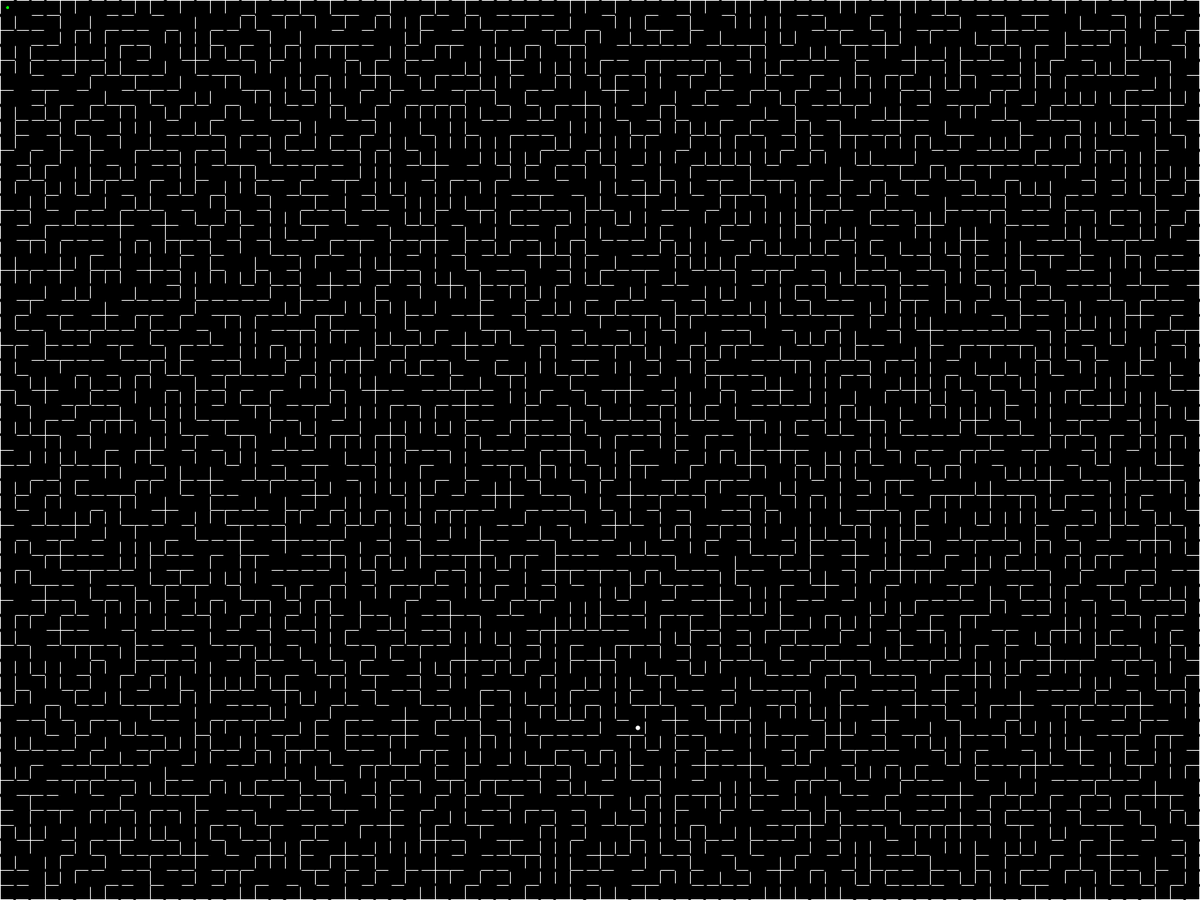
Frame 1 (no input)
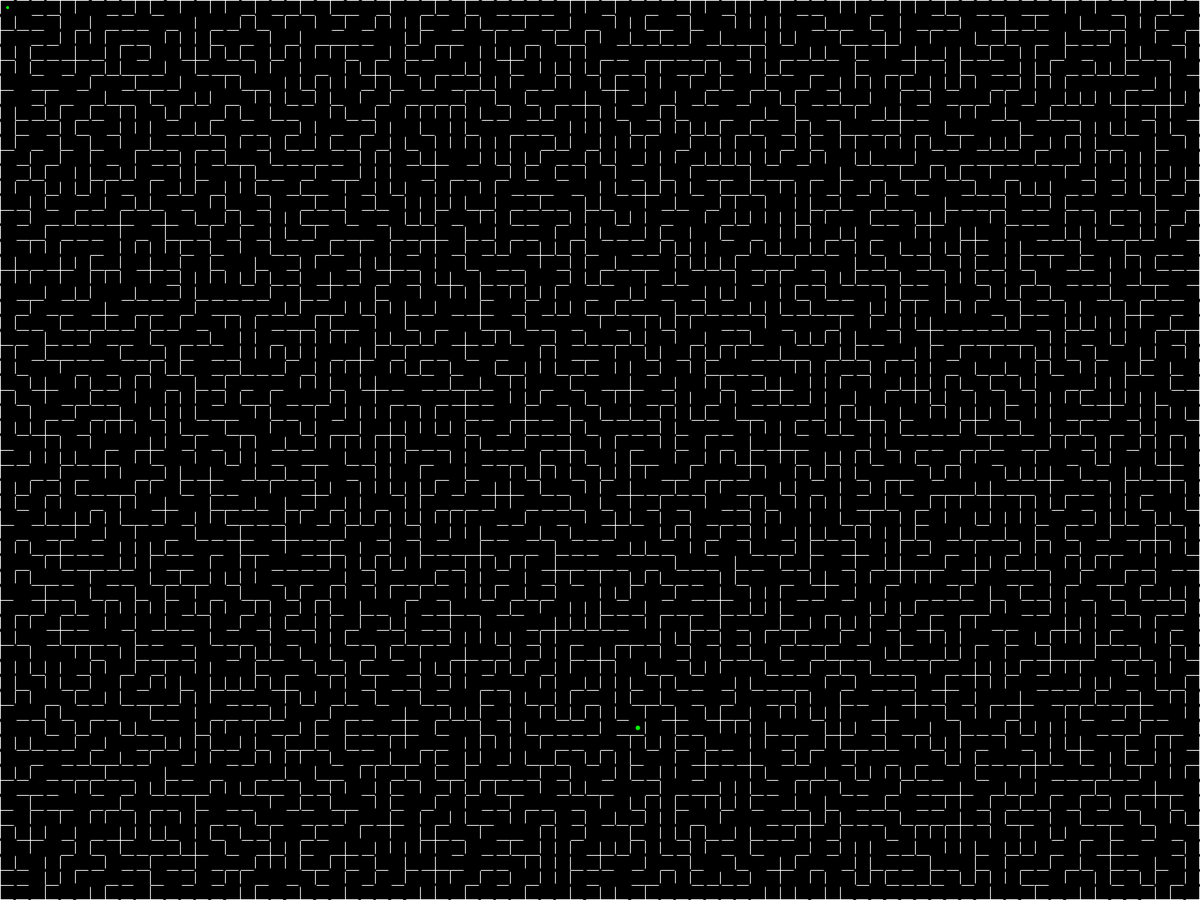
Frame 60 (the mouse pressed at the canvas centre just before this capture)
Frame 120 (the mouse held since frame 60 and released just before this capture): identical to frame 60, image omitted

The Processing sketch that drew these frames (run headless with seeded random() and noise(); from frame 60 on, the mouse is pressed at the canvas centre):

// Processing sketch: main
// ── main.pde
import java.util.ArrayList;
import java.util.HashMap;

public enum MazeDirection {
  MAZEUP, MAZEDOWN, MAZELEFT, MAZERIGHT, SELF
}

int grid_resolution = 20;
int grid_width;
int grid_height;
int minotaur_speed = 10;

Maze maze;
SearchGrid search_grid;
Player player;

void setup(){
  fullScreen();
  
  grid_width = width / grid_resolution;
  grid_height = height / grid_resolution;
  
  player = new Player();
  maze = new Maze();
  search_grid = new SearchGrid();
  
  
  
  maze.mutate(grid_width  * grid_height * grid_height);
}


boolean is_battling = false;
boolean is_routefinding = false;
boolean displaying_flood = false;

void draw(){
  // Draw Grid
  background(0);
  stroke(255);
  draw_grid();

  
  // Draw Maze
  maze.display();

  
  if (is_battling){
    maze.mutate(minotaur_speed);

  }
  
  if (is_routefinding){
    search_grid.grid_reset();
    search_grid.complete_flood();
    search_grid.display_path();
  }
  
  player.display();
  
}

void keyPressed(){
  if (key == ' '){
    maze.mutate(minotaur_speed);
  }
  
  if (key == ENTER){
    is_routefinding = !is_routefinding;
  }
  
  
  if (key == 's'){
    is_battling = !is_battling;
  }
  
  if (key == 'd'){
      displaying_flood = !displaying_flood;
    }
  
  if (key == 'r'){
    player.x = 0;
    player.y = 0;
    maze.mutate(grid_width  * grid_height * grid_height);
  }
  
  if (key == CODED){
    
    if (keyCode == UP){
      player.move("up");
    }
    if (keyCode == RIGHT){
      player.move("right");
    }
    if (keyCode == DOWN){
      player.move("down");
    }
    if (keyCode == LEFT){
      player.move("left");
    }
  }
}
  

// ── DrawDirection.pde



void draw_direction(MazeDirection direction, int x, int y){
  

  pushMatrix();
  
  // rotate to point in correct direction
  float half_grid_resolution = grid_resolution/2;
  translate(x * grid_resolution + half_grid_resolution,y * grid_resolution + half_grid_resolution);
  
  // SearchAlgorithmStuff
  if (displaying_flood){
    fill(0,255,0);
    text(search_grid.grid[x][y], 0, 0);
    fill(0);
  }
  
  // Draw nothing if cell goes nowhere
  if (direction == MazeDirection.SELF){
    circle(0, 0, half_grid_resolution);
    popMatrix();
    return;
  }

  switch (direction){
    case MAZEUP:
      break;
    case MAZERIGHT:
      rotate(PI/2);
        break;
    case MAZEDOWN:
      rotate(PI);
        break;
    case MAZELEFT:
      rotate(3 * PI/2);
      break;
    case SELF:
    translate(-x, -y);
      return;
  }
  
  // Draw and pop
  line(-half_grid_resolution, -half_grid_resolution, half_grid_resolution-2, -half_grid_resolution);

  popMatrix();
}

void draw_grid(){
  for (int x = 0; x < width; x += grid_resolution) {
    // Draw vertical lines
    line(x, 0, x, height);
  }
  for (int y = 0; y < height; y += grid_resolution) {
    // Draw vertical lines
    line(0, y, width, y);
  }
  
  line(width, height-1, 0, height-1);
  line(width-1, height, width-1, 0);
}

// ── Maze.pde


class Maze{
  ArrayList<ArrayList<MazeDirection>> mazeArray = new ArrayList<>();
  
  int[] end_cell = {0, 0};
  int just_visited = 0;
  
  Maze(){
    for (int x = 0; x < grid_width; x++){
      mazeArray.add(new ArrayList<MazeDirection>());
      for (int y = 0; y < grid_height; y++){
        if (x == 0){
          if (y == 0){
          mazeArray.get(x).add(MazeDirection.SELF);
          }
          else{
            mazeArray.get(x).add(MazeDirection.MAZEUP);
          }
        }
        else{
          mazeArray.get(x).add(MazeDirection.MAZELEFT);
        }
      }
    }
  }
  
  void display(){
    stroke(0,0,0);
    strokeWeight(4);
    for (int x = 0; x < grid_width; x++){
      for (int y = 0; y < grid_height; y++){
        MazeDirection cell_direction = mazeArray.get(x).get(y);
        draw_direction(cell_direction, x, y);
      }
    }
    strokeWeight(1);
  }
  
  // {MazeDirection.MAZEUP, MazeDirection.MAZEDOWN, MazeDirection.MAZELEFT, MazeDirection.MAZERIGHT}
  
  void mutate(){
    boolean[] options = {true, true, true, true};
    MazeDirection new_value;
    
    options[just_visited] = false;
    
    // Remove options if there's no cell their
    if (end_cell[0] == 0){
      options[3] = false; // Remove up if on the top row
    }
    if (end_cell[1] == 0){
      options[0] = false; // Remove LEFT if on left column
    }
    if (end_cell[0] == grid_width - 1){
      options[1] = false; // Remove RIGHT if on RIGHT column
    }
    if (end_cell[1] == grid_height - 1){
      options[2] = false; // Remove DOWN if on BOTTOM column
    }
    
    // choose a random option from those remaining.
    boolean new_value_found = false;
    int new_value_index = 0;
    while (new_value_found == false){
      new_value_index = (int) random(0,4);
      if (options[new_value_index]){
        new_value_found = true;
      }
    }

    // Change cell values based on the option chosen
    switch (new_value_index){
      case 0: // UP
        mazeArray.get(end_cell[0]).set(end_cell[1] - 1, MazeDirection.SELF);
        mazeArray.get(end_cell[0]).set(end_cell[1], MazeDirection.MAZEUP);
        end_cell = new int[]{end_cell[0], end_cell[1] - 1};
        just_visited = 2;
        break;
       case 1: // RIGHT
        mazeArray.get(end_cell[0] + 1 ).set(end_cell[1], MazeDirection.SELF);
        mazeArray.get(end_cell[0]).set(end_cell[1], MazeDirection.MAZERIGHT);
        end_cell = new int[]{end_cell[0] + 1, end_cell[1]};
        just_visited = 3;
        break;
       case 2: // DOWN
        mazeArray.get(end_cell[0]).set(end_cell[1] + 1, MazeDirection.SELF);
        mazeArray.get(end_cell[0]).set(end_cell[1], MazeDirection.MAZEDOWN);
        end_cell = new int[]{end_cell[0], end_cell[1] + 1};
        just_visited = 0;
        break;
       case 3: // LEFT
        mazeArray.get(end_cell[0] - 1 ).set(end_cell[1], MazeDirection.SELF);
        mazeArray.get(end_cell[0]).set(end_cell[1], MazeDirection.MAZELEFT);
        end_cell = new int[]{end_cell[0] - 1, end_cell[1]};
        just_visited = 1;
        break;
    }
  }
  
  void mutate(int mutations){
    for (int i = 0; i < mutations; i++){
      mutate();
    }
  }
  
  HashMap<MazeDirection, Boolean> get_neighbours(int x, int y){
    
    // Create a hashmap to store all the values MAZE
    HashMap<MazeDirection, Boolean> neighbours = new HashMap<MazeDirection, Boolean>();
    neighbours.put(MazeDirection.MAZEUP, true);
    neighbours.put(MazeDirection.MAZEDOWN, true);
    neighbours.put(MazeDirection.MAZELEFT, true);
    neighbours.put(MazeDirection.MAZERIGHT, true);
    
    // can't go to edges.
    if (x == 0)               {neighbours.put(MazeDirection.MAZELEFT, false) ;};
    if (x == grid_width - 1)  {neighbours.put(MazeDirection.MAZERIGHT, false);};
    if (y == 0)               {neighbours.put(MazeDirection.MAZEUP, false)   ;};
    if (y == grid_height - 1) {neighbours.put(MazeDirection.MAZEDOWN, false) ;};
    
    // println("x:", x, "y:", y);
    // println(neighbours);
    
    // Check if neightboring cells point to this cell
    if (neighbours.get(MazeDirection.MAZEUP))    {if (mazeArray.get(x).get(y-1) != MazeDirection.MAZEDOWN)   {neighbours.put(MazeDirection.MAZEUP, false);}} // check UP
    if (neighbours.get(MazeDirection.MAZERIGHT)) {if (mazeArray.get(x+1).get(y) != MazeDirection.MAZELEFT)   {neighbours.put(MazeDirection.MAZERIGHT, false);}} // check RIGHT
    if (neighbours.get(MazeDirection.MAZEDOWN))  {if (mazeArray.get(x).get(y+1) != MazeDirection.MAZEUP)     {neighbours.put(MazeDirection.MAZEDOWN, false);}} // check DOWN
    if (neighbours.get(MazeDirection.MAZELEFT))  {if (mazeArray.get(x-1).get(y) != MazeDirection.MAZERIGHT)  {neighbours.put(MazeDirection.MAZELEFT, false);}} // check LEFT
    
    // check if this cell points to neighboring cells
    switch (mazeArray.get(x).get(y)){
      case MAZEUP: neighbours.put(MazeDirection.MAZEUP, true); break;
      case MAZERIGHT: neighbours.put(MazeDirection.MAZERIGHT, true); break;
      case MAZEDOWN: neighbours.put(MazeDirection.MAZEDOWN, true); break;
      case MAZELEFT: neighbours.put(MazeDirection.MAZELEFT, true); break;
    }
    
    return neighbours;
  }
  
  

    
}

// ── Player.pde


class Player{
  
  int x;
  int y;
  
  boolean is_playing = true;
  
  Player(){
    x = 0;
    y = 0;
  }
  
  void display(){
    if (!is_playing){
      return;
    }
    
    pushMatrix();
    fill(0, 255, 0);
    int half_resolution = grid_resolution / 2;
    translate(x * grid_resolution + half_resolution, y * grid_resolution + half_resolution);
    circle(0, 0, grid_resolution / 4);
    popMatrix();
  }
  
  void move(String direction){
    HashMap<MazeDirection, Boolean> neighbours = maze.get_neighbours(x, y);
    
    
    switch (direction){
      case "up":
        if (neighbours.get(MazeDirection.MAZEUP)){
          y--;
          println(direction);
        }
        break;
      case "right":
        if (neighbours.get(MazeDirection.MAZERIGHT)){
          x++;
          println(direction);
        }
        break;
      case "down":
        if (neighbours.get(MazeDirection.MAZEDOWN)){
          y++;
          println(direction);
        }
        break;
      case "left":
        if (neighbours.get(MazeDirection.MAZELEFT)){
          x--;
          println(direction);
        }
        break;
    }
  }
    
}
  
  

// ── SearchGrid.pde


class SearchGrid{
  
  int[][] grid;
  
  SearchGrid(){
    grid_reset();
   
  }
  
  
  
  void flood(){

    for (int x = 0; x < grid_width; x++){
      for (int y = 0; y < grid_height; y++){
        if (grid[x][y] >= 1000){
          
          int leastvalue = 1000;
          HashMap<MazeDirection, Boolean> neighbours = maze.get_neighbours(x,y);
          
  
          if (neighbours.get(MazeDirection.MAZEUP) && grid[x][y-1] < leastvalue)     { leastvalue = grid[x][y-1]; }
          if (neighbours.get(MazeDirection.MAZERIGHT) && grid[x+1][y] < leastvalue)  { leastvalue = grid[x+1][y]; }
          if (neighbours.get(MazeDirection.MAZEDOWN) && grid[x][y+1] < leastvalue)   { leastvalue = grid[x][y+1]; }
          if (neighbours.get(MazeDirection.MAZELEFT) && grid[x-1][y] < leastvalue)   { leastvalue = grid[x-1][y]; }
          
          grid[x][y] = leastvalue+1;
        }
      }
    }
  }
  
  void complete_flood(){
    boolean path_found = false;
    while (!path_found){
      
      flood();
      
      if (grid[grid_width - 1][grid_height - 1] < 1000){
        path_found = true;
      }
    }
  }
  
  void display_path(){
    boolean start_found = false;
    int x = grid_width - 1;
    int y = grid_height - 1;
    
    fill(255, 0, 0, 50);
    noStroke();
    
    println("start while");
    while (!start_found){
      rect(x * grid_resolution, y * grid_resolution, grid_resolution, grid_resolution);
      
      HashMap<MazeDirection, Boolean> neighbours = maze.get_neighbours(x, y);
      int new_x = x;
      int new_y = y;
      
      if (neighbours.get(MazeDirection.MAZEUP))     { if (grid[x][y - 1] < grid[x][y]) { new_y--;}}
      if (neighbours.get(MazeDirection.MAZERIGHT))  { if (grid[x + 1][y] < grid[x][y]) { new_x++;}}
      if (neighbours.get(MazeDirection.MAZEDOWN))   { if (grid[x][y + 1] < grid[x][y]) { new_y++;}}
      if (neighbours.get(MazeDirection.MAZELEFT))   { if (grid[x - 1][y] < grid[x][y]) { new_x--;}}
      
      x = new_x;
      y = new_y;
      
      
      if (x == player.x && y == player.y){
        rect(x * grid_resolution, y * grid_resolution, grid_resolution, grid_resolution);
        start_found = true;
      }
    }
    
    println("End while");
    return;
  }
      
  void grid_reset(){
    grid =  new int[grid_width][grid_height];
   for (int x = 0; x < grid_width; x++){
    for (int y = 0; y < grid_height; y++){
      grid[x][y] = 1000;
    }
   }
   
   grid[player.x][player.y] = 0;
  }
    
}
